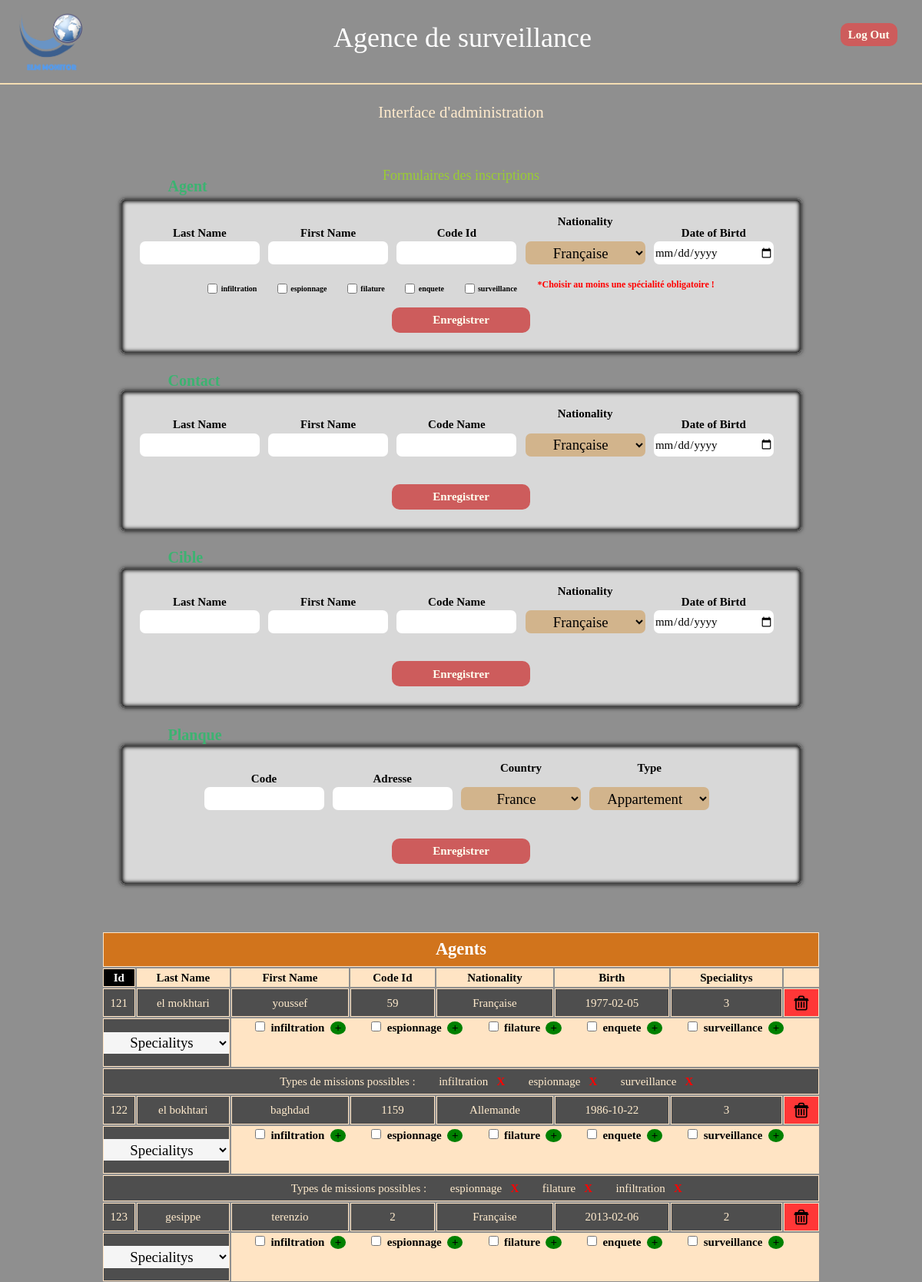
The page /admin/admin.php (signed in, upper part) on the database its author committed.
### tables this page shows
CREATE TABLE `specialitys` (
  `id` int(11) NOT NULL,
  `speciality_type` varchar(255) NOT NULL
);

CREATE TABLE `agents` (
  `id` int(33) NOT NULL,
  `last_name` varchar(255) NOT NULL,
  `first_name` varchar(255) NOT NULL,
  `code_id` int(33) NOT NULL,
  `nationality` varchar(255) NOT NULL,
  `date_of_birth` date NOT NULL,
  `specialitys` int(11) NOT NULL
);

CREATE TABLE `agents_active` (
  `id` int(11) NOT NULL,
  `speciality_type` varchar(255) NOT NULL,
  `agent_id` int(11) NOT NULL,
  `mission_id` int(11) DEFAULT NULL
);

### model/Nationalitys.php (called while the page is built)
<?php
class Nationalitys extends Dbconnect {
    public function getNationalitys() {
        $stmt = self::$_instance_db->prepare("SELECT * FROM nationalitys");
            $stmt->execute();
            $rowNationalitys = $stmt->fetchAll(PDO::FETCH_ASSOC);
            return $rowNationalitys;
    }
    public function getCountrysAndNationalitys() {
        return self::$_countrys_nationalitys;
    }
}

### model/Dbconnect.php (called while the page is built, shortened)
<?php
class Dbconnect {
protected static $_instance_db;
    public function setInstanceDb($db) {
        if (is_null(self::$_instance_db)) {
        self::$_instance_db = $db;
        } else {
            return self::$_instance_db;
        }
    }
}
require_once("Agentmanager.php");
require_once("Nationalitys.php");

### model/SpecialityTypes.php (called while the page is built)
<?php
class SpecialityTypes extends Dbconnect {
    public function getSpecialityTypes() {
        $stmt = self::$_instance_db->prepare("SELECT * FROM specialitys");
            $stmt->execute();
            $rowSpecialityTypes = $stmt->fetchAll(PDO::FETCH_ASSOC);
            return $rowSpecialityTypes;
    }
}

### model/Agentmanager.php (called while the page is built, shortened)
<?php
class Agentmanager extends Dbconnect {
    public function getAgents() {
        $stmt = self::$_instance_db->prepare("SELECT * FROM agents");
            $stmt->execute();
            $rowAgents = $stmt->fetchAll(PDO::FETCH_ASSOC);
                return $rowAgents;
    }
    public function getSpeciality_s($id) {
        $stmt = self::$_instance_db->prepare("SELECT * FROM agents INNER JOIN agents_active ON agents_active.agent_id = agents.id AND agents.id = :id");
            $stmt->bindParam(':id', $id);
            $stmt->execute();
            $row = $stmt->fetchAll(PDO::FETCH_ASSOC);
                return $row;
    }
}

### view/body_admin.php (the view, shortened to what this page needs)
<?php
$dbName = new PDO(DSN , DB_USER, DB_PASS);
require_once("../model/Dbconnect.php");
require_once("../model/Nationalitys.php");
$nationalitys = new Nationalitys($dbName);
$rowNationalitys = $nationalitys->getNationalitys();
$countrys = $nationalitys->getCountrysAndNationalitys();
require_once("../model/SpecialityTypes.php");
$specialityTypes = new SpecialityTypes($dbName);
$rowSpecialityTypes = $specialityTypes->getSpecialityTypes();
require_once("../model/Agentmanager.php");
$agents = new Agentmanager($dbName);
$rowAgents = $agents->getAgents();
require_once("../model/Missionmanager.php");
?>
<div id="container" class="container-fluid">
<h3>Interface d'administration</h3>
    <section id="form-manag" class="form-manag">
        <h4 id="title-forms-data">Formulaires des inscriptions</h4>
            <form id="form-agent" method="post" name="form-agent" action="../controller/process_datas.php">
                <fieldset>
                    <legend>Agent</legend>
                        <aside id="infos-agent">
                            <label class="input">Last Name<input type="text" name="last_name"></label>
                            <label class="input">First Name<input type="text" name="first_name"></label>
                            <label class="input">Code Id<input type="number" min="0" name="code_id"></label>
                            <label class="input">Nationality
                                <select name="nationality">
                                    <?php
                                        foreach ($rowNationalitys as $nationality) :
                                    ?>
                                        <option value="<?php echo $nationality["nationality_name"]; ?>"><?php echo $nationality["nationality_name"]; ?></option>
                                    <?php
                                        endforeach;
                                    ?>
                                </select>
                            </label>
                            <label class="input">Date of Birtd<input type="date" name="date_of_birth"></label>
                        </aside>
                        <aside id="specialitys">
                            <?php
                                foreach ($rowSpecialityTypes as $speciality) :
                            ?>
                                <input type="checkbox" name="speciality_s[]" value="<?php echo $speciality["speciality_type"]; ?>"><label class="checkbox"><?php echo $speciality["speciality_type"]; ?></label>
                            <?php
                                endforeach;
                            ?>
                            <sup>Choisir au moins une spécialité obligatoire !</sup>
                        </aside>
                        <aside>
                            <label class="submit"><input name="submit_agent" type="submit" value="Enregistrer"></label>
                        </aside>
                </fieldset>
            </form>
            <form id="form-contact" method="post" name="form-contact" action="../controller/process_datas.php">
                <fieldset>
                    <legend>Contact</legend>
                        <aside id="infos-contact">
                            <label class="input">Last Name<input type="text" name="last_name"></label>
                            <label class="input">First Name<input type="text" name="first_name"></label>
                            <label class="input">Code Name<input type="text" name="code_name"></label>
                            <label class="input">Nationality
                                <select name="nationality">
                                    <?php
                                        foreach ($rowNationalitys as $nationality) :
                                    ?>
                                        <option value="<?php echo $nationality["nationality_name"]; ?>"><?php echo $nationality["nationality_name"]; ?></option>
                                    <?php
                                        endforeach;
                                    ?>
                                </select>
                            </label>
                            <label class="input">Date of Birtd<input type="date" name="date_of_birth"></label>
                        </aside>
                        <aside>
                            <label class="submit"><input name="submit_contact" type="submit" value="Enregistrer"></label>
                        </aside>
                </fieldset>
            </form>
            <form id="form-cible" method="post" name="form-cible" action="../controller/process_datas.php">
                <fieldset>
                    <legend>Cible</legend>
                        <aside id="infos-cible">
                            <label class="input">Last Name<input type="text" name="last_name"></label>
                            <label class="input">First Name<input type="text" name="first_name"></label>
                            <label class="input">Code Name<input type="text" name="code_name"></label>
                            <label class="input">Nationality
                                <select name="nationality">
                                    <?php
                                        foreach ($rowNationalitys as $nationality) :
                                    ?>
                                        <option value="<?php echo $nationality["nationality_name"]; ?>"><?php echo $nationality["nationality_name"]; ?></option>
                                    <?php
                                        endforeach;
                                    ?>
                                </select>
                            </label>
                            <label class="input">Date of Birtd<input type="date" name="date_of_birth"></label>
                        </aside>
                        <aside>
                            <label class="submit"><input name="submit_cible" type="submit" value="Enregistrer"></label>
                        </aside>
                </fieldset>
            </form>
            <form id="form-planque" method="post" name="form-planque" action="../controller/process_datas.php">
                <fieldset>
                    <legend>Planque</legend>
                        <aside id="infos-planque">
                            <label class="input">Code<input type="text" name="code"></label>
                            <label class="input">Adresse<input type="text" name="location_name"></label>
                            <label class="input">Country
                                <select name="countrys">
                                <?php
                                    foreach ($countrys as $key => $country) :
                                ?>
                                    <option value="<?php echo $key; ?>"><?php echo $key; ?></option>
                                <?php
                                    endforeach;
                                ?>
                                </select>
                            </label>
                            <label class="input">Type
                                <select name="specialitys_type">
                                <?php
                                $rowTypesPlanques = ["Appartement", "Maison", "Entrepot", "Bar", "Boomker"];
                                    foreach ($rowTypesPlanques as $key => $rowTypePlanque) :
                                ?>
                                    <option value="<?php echo $rowTypePlanque; ?>"><?php echo $rowTypePlanque; ?></option>
                                <?php
                                    endforeach;
                                ?>
                                </select>
                            </label>
                        </aside>
                        <aside>
                            <label class="submit"><input name="submit_planque" type="submit" value="Enregistrer"></label>
                        </aside>
                </fieldset>
            </form>
    </section>
    <section id="table-manag">
        <table>
                <thead>
                    <tr><th id="entete" colspan="8">Agents</th></tr>
                    <tr><th>Id</th><th>Last Name</th><th>First Name</th><th>Code Id</th><th>Nationality</th><th>Birth</th><th>Specialitys</th><th></th></tr>
                </thead>
                <tbody>
                        <?php
                            foreach ($rowAgents as $agent) :
                        ?>
                        <tr>
                            <td><?php echo $agent['id']; ?></td>
                            <td><?php echo $agent['last_name']; ?></td>
                            <td><?php echo $agent['first_name']; ?></td>
                            <td><?php echo $agent['code_id']; ?></td>
                            <td><?php echo $agent['nationality']; ?></td>
                            <td><?php echo $agent['date_of_birth']; ?></td>
                            <td><?php echo $agent['specialitys']; ?></td>
                            <td><a href="?link=agent&id=<?php echo $agent['id']; ?>" class="delete" id="delete" name="delete"><img src="<?php echo IMG. 'delete.png'; ?>"></a></td>
                        </tr>
                        <tr>
                            <td COLSPAN="2">
                                    <select id="spec-agent" name="specialitys_type">
                                        <option value="">Specialitys</option>
                                        <?php
                                            $specialitysAgent = $agents->getSpeciality_s(intval($agent['id']));
                                        ?>
                                    </select>
                            </td>
                            <th COLSPAN="7">
                                <form method="post" class="update-form" action="../controller/process_datas.php">
                                        <?php
                                            foreach ($rowSpecialityTypes as $speciality) :
                                        ?>
                                            <input class="update-input" type="checkbox" name="speciality_s[<?php echo $agent['id']; ?>][]" value="<?php echo $speciality["speciality_type"]; ?>">
                                            <label class="checkbox"><?php echo $speciality["speciality_type"]; ?><input class="update-input" name="update" type="submit" value="+"></label>
                                        <?php
                                            endforeach;
                                        ?>
                            </th>
                        </tr>
                        <tr>
                            <td COLSPAN="9">
                                <ul id="current-spec">
                                <li>Types de missions possibles :</li>
                                    <?php
                                        foreach ($specialitysAgent as $currentSpec) :
                                    ?>
                                        <li><?php echo $currentSpec["speciality_type"]; ?><a href="?agent-id=<?php echo $currentSpec["agent_id"].'&spec-id='.$currentSpec["id"]; ?>">X</a></li>
                                    <?php
                                        endforeach;
                                    ?>
                                </ul>
                            </td>
                        </tr>
                        <?php
                            endforeach;
                        ?>
                </tbody>
        </table>
    </section>
</div>

### rows shown on the page
specialitys: speciality_type "infiltration"
specialitys: speciality_type "espionnage"
specialitys: speciality_type "filature"
specialitys: speciality_type "enquete"
specialitys: speciality_type "surveillance"
agents: id "121", last_name "el mokhtari", first_name "youssef", code "59", nationality "Française", date_of_birth "1977-02-05", specialitys "3"
agents_active: speciality_type "infiltration"
agents_active: speciality_type "espionnage"
agents_active: speciality_type "surveillance"
agents: id "122", last_name "el bokhtari", first_name "baghdad", code "1159", nationality "Allemande", date_of_birth "1986-10-22", specialitys "3"
agents_active: speciality_type "espionnage"
agents_active: speciality_type "filature"
agents_active: speciality_type "infiltration"
agents: id "123", last_name "gesippe", first_name "terenzio", code "2", nationality "Française", date_of_birth "2013-02-06", specialitys "2"

### other values the page prints
form field nationality "Française"
form field countrys "France"
form field specialitys_type "Appartement"
